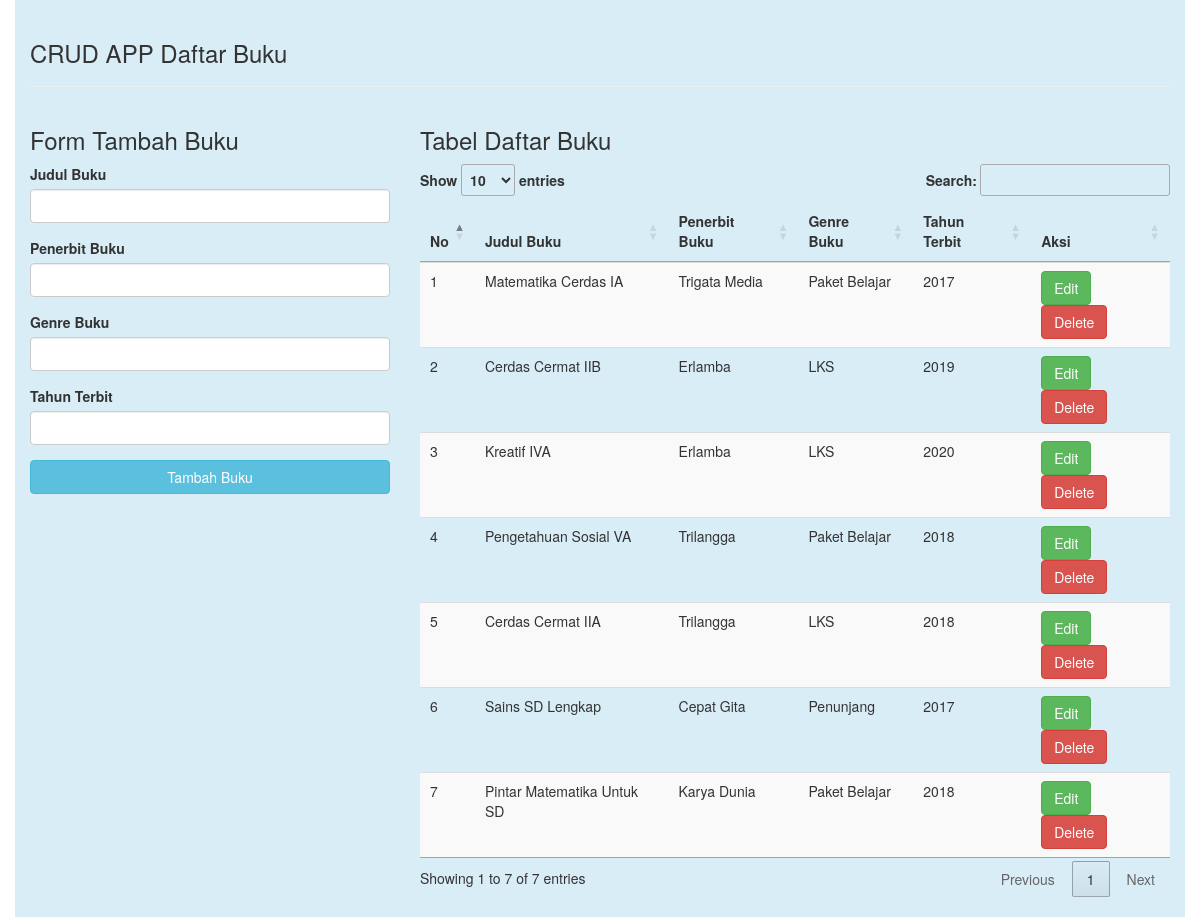
The page / on the database its author committed.
### tables this page shows
CREATE TABLE `buku` (
  `id_buku` int(11) NOT NULL AUTO_INCREMENT,
  `judul_buku` varchar(100) NOT NULL,
  `penerbit_buku` varchar(100) NOT NULL,
  `genre_buku` varchar(50) NOT NULL,
  `tahun` double NOT NULL,
  PRIMARY KEY (`id_buku`)
);

### index.php (the view, shortened to what this page needs)
<!DOCTYPE html>
<html lang="en">
<head>
	<link rel="stylesheet" href="bootstrap/css/bootstrap.css">
	<link rel="stylesheet" type="text/css" href="//cdn.datatables.net/1.10.11/css/jquery.dataTables.min.css">
</head>
<body>
	<?php
	include('dbconnect.php');
	$query = "SELECT * FROM buku";
	$result = mysqli_query($conn , $query);
	?>
	<div class="container bg-info" style="padding-top: 20px; padding-bottom: 20px;">
		<h3>CRUD APP Daftar Buku</h3>
		<hr>
		<div class="row">
			<div class="col-sm-4">
				<h3>Form Tambah Buku</h3>
				<form role="form" action="insert.php" method="post">
					<div class="form-group">
						<label>Judul Buku</label>
						<input type="text" name="judul_bk" class="form-control">
					</div>
					<div class="form-group">
						<label>Penerbit Buku</label>
						<input type="text" name="terbit_bk" class="form-control">
					</div>
					<div class="form-group">
						<label>Genre Buku</label>
						<input type="text" name="genre_bk" class="form-control">
					</div>
					<div class="form-group">
						<label>Tahun Terbit</label>
						<input type="text" name="tahun" class="form-control">
					</div>
					<button type="submit" class="btn btn-info btn-block">Tambah Buku</button>
				</form>
			</div>
			<div class="col-sm-8">
				<h3>Tabel Daftar Buku</h3>
				<table class="table table-striped table-hover dtabel">
					<thead>
						<tr>
							<th>No</th>
							<th>Judul Buku</th>
							<th>Penerbit Buku</th>
							<th>Genre Buku</th>
							<th>Tahun Terbit</th>
							<th>Aksi</th>
						</tr>
					</thead>
					<tbody>
						<?php
							$no = 1;
							while ($row = mysqli_fetch_assoc($result)) {
						?>
						<tr>
							<td><?php echo $no++; ?></td>
							<td><?php echo $row['judul_buku']; ?></td>
							<td><?php echo $row['penerbit_buku']; ?></td>
							<td><?php echo $row['genre_buku']; ?></td>
							<td><?php echo $row['tahun']; ?></td>
							<td>
								<a href="editform.php?id=<?php echo $row['id_buku'];?>" class="btn btn-success" role="button">Edit</a>
								<a href="delete.php?id=<?php echo $row['id_buku']?>" class="btn btn-danger" role="button">Delete</a>
							</td>
						</tr>
						<?php
							}
						?>
					</tbody>
				</table>
			</div>
		</div>
	</div>
</body>
</html>

### rows shown on the page
buku: judul_buku "Matematika Cerdas IA", penerbit_buku "Trigata Media", genre_buku "Paket Belajar", tahun "2017"
buku: judul_buku "Cerdas Cermat IIB", penerbit_buku "Erlamba", genre_buku "LKS", tahun "2019"
buku: judul_buku "Kreatif IVA", penerbit_buku "Erlamba", genre_buku "LKS", tahun "2020"
buku: judul_buku "Pengetahuan Sosial VA", penerbit_buku "Trilangga", genre_buku "Paket Belajar", tahun "2018"
buku: judul_buku "Cerdas Cermat IIA", penerbit_buku "Trilangga", genre_buku "LKS", tahun "2018"
buku: judul_buku "Sains SD Lengkap", penerbit_buku "Cepat Gita", genre_buku "Penunjang", tahun "2017"
buku: judul_buku "Pintar Matematika Untuk SD", penerbit_buku "Karya Dunia", genre_buku "Paket Belajar", tahun "2018"
